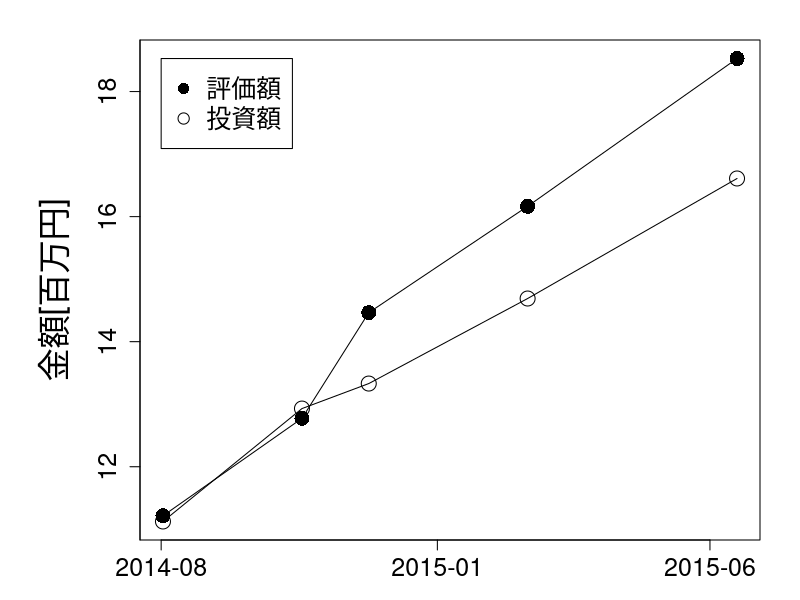

Write the R code that produced this figure.
#!/usr/bin/env Rscript

t <- read.table("./invest_return.tsv", sep="\t", header=FALSE)

x <- as.Date(t$V1, "%m/%d/%Y")
y1 <- as.numeric(gsub(",","", t$V2))/1000000
y2 <- as.numeric(gsub(",","", t$V3))/1000000
png("../images/investment_return/investment_return.png")
y_range <- range(y1, y2)

par(mar = c(3, 7, 2, 2))
par(mgp = c(3.5, 1, 0))

plot(x, y1, xlab="", ylab="金額[百万円]", type="o", 
     cex.lab=2, cex.axis=1.5, cex.main=1.5, cex=2, ylim=y_range,
     xaxt="n",
     yaxp = c(10, 20, 5),
     pch=1
     )
lines(x, y2, xlab="", type="o", pch=16,
     ylab="金額[百万円]",
     cex.lab=2, cex.axis=1.5, cex.main=1.5, cex=2, ylim=y_range,
     xaxt="n",
# 1,100万円から1,600万円までを5分割で
     yaxp = c(10, 20, 5)
     )
x_years = as.Date(c("2014/8/1", "2015/1/1", "2015/6/1"), "%Y/%m/%d")
axis(1, x_years, format(x_years, "%Y-%m"), cex=2, cex.axis=1.5, cex.main=1.5, cex=2, cex.lab=2)

legend(x_years[1], y_range[2], c("評価額", "投資額"), cex=1.5, pch=c(16, 1))
